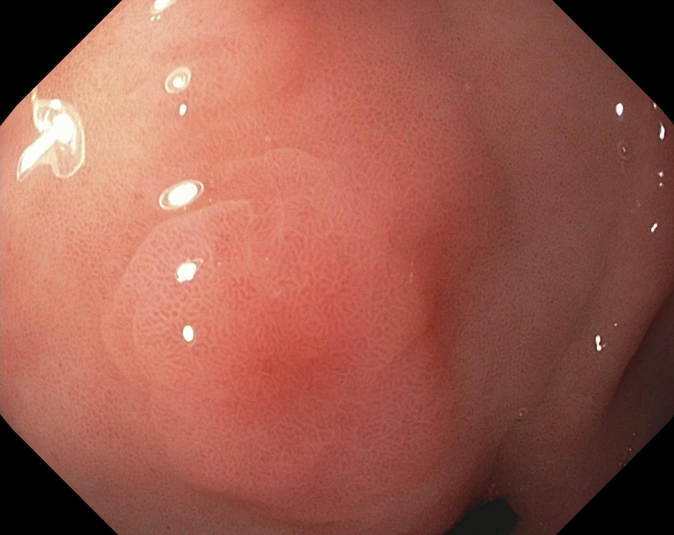
#> input picture dataset/Kvasir-SEG/visualization-example/sample_69_original.jpg, 1348 x 1070 px, given as the content of the folder ek/Downloads/PolypGen2021_MultiCenterData_v3/positive/images, which was not available (shown at 1/2 size)
$ python export_polypgen_external.py
#> lines starting #> are read from the running program, lines starting #| are printed output that depends on the picture; after the words box and inside, x2 and y2 are one past the last pixel; in counts of white or black regions, pixels touching at a corner belong together; pictures that were not available may be replaced by others from this repository, and a replacement may not be noted
"""
export_polypgen_external.py
===========================
Export a sampled PolypGen positive set into the NumPy format used by the prompt
quality experiments.

The exported pred_heatmap is an inference-only saliency/center prior derived
from image appearance and geometry, not from the ground-truth mask.
"""

from __future__ import annotations

import argparse
import csv
import re
from pathlib import Path

import cv2
import numpy as np
from PIL import Image


def center_gaussian(shape: tuple[int, int], sigma: float = 0.35) -> np.ndarray:
    h, w = shape
    yy, xx = np.mgrid[0:h, 0:w]
    cy, cx = (h - 1) / 2.0, (w - 1) / 2.0
    dist2 = ((yy - cy) / max(1, h)) ** 2 + ((xx - cx) / max(1, w)) ** 2
    return np.exp(-dist2 / (2 * sigma ** 2)).astype(np.float32)


def normalize(values: np.ndarray) -> np.ndarray:
    values = values.astype(np.float32)
    lo = float(np.nanmin(values))
    hi = float(np.nanmax(values))
    if not np.isfinite(lo) or not np.isfinite(hi) or hi <= lo:
        return np.zeros_like(values, dtype=np.float32)
    return (values - lo) / (hi - lo)


def saliency_heatmap(image_rgb: np.ndarray) -> np.ndarray:
    lab = cv2.cvtColor(image_rgb, cv2.COLOR_RGB2LAB).astype(np.float32)
    gray = cv2.cvtColor(image_rgb, cv2.COLOR_RGB2GRAY).astype(np.float32)
    blur = cv2.GaussianBlur(gray, (0, 0), 3.0)
    dog = cv2.absdiff(gray, blur)
    sat = lab[..., 1]
    grad_y, grad_x = np.gradient(gray / 255.0)
    grad = np.hypot(grad_y, grad_x)
    heatmap = 0.35 * normalize(dog) + 0.25 * normalize(sat) + 0.20 * normalize(grad) + 0.20 * center_gaussian(gray.shape)
    return normalize(cv2.GaussianBlur(heatmap, (0, 0), 2.0))


def center_name_group(name: str) -> str:
    match = re.match(r"(C\d+|seq\d+)", name)
    return match.group(1) if match else "unknown"


def main():
    parser = argparse.ArgumentParser(description="Export PolypGen subset for external prompt validation")
    parser.add_argument("--polypgen_root", default="/Users/ilaydadilek/Downloads/PolypGen2021_MultiCenterData_v3/positive")
    parser.add_argument("--output_dir", default="endoscopy_guidance/exports/polypgen_external_80")
    parser.add_argument("--max_samples", type=int, default=80)
    parser.add_argument("--image_size", type=int, default=256)
    parser.add_argument("--min_mask_pixels", type=int, default=25)
    parser.add_argument("--seed", type=int, default=123)
    args = parser.parse_args()

    root = Path(args.polypgen_root)
    image_dir = root / "images"
    mask_dir = root / "masks"
    out = Path(args.output_dir)
    out.mkdir(parents=True, exist_ok=True)

    images = sorted([p for p in image_dir.iterdir() if p.suffix.lower() in {".jpg", ".jpeg", ".png"}])
    pairs = [(p, mask_dir / p.name) for p in images if (mask_dir / p.name).exists()]
    if not pairs:
        raise FileNotFoundError(f"No image/mask pairs found under {root}")

    rng = np.random.default_rng(args.seed)
    idx = rng.permutation(len(pairs))
    selected = [pairs[int(i)] for i in idx]

    rows = []
    skipped_empty = 0
    for image_path, mask_path in selected:
        if len(rows) >= args.max_samples:
            break
        count = len(rows)
        sid = f"polypgen_{count:04d}"
        image = np.asarray(Image.open(image_path).convert("RGB").resize((args.image_size, args.image_size), Image.BILINEAR))
        mask = np.asarray(Image.open(mask_path).convert("L").resize((args.image_size, args.image_size), Image.NEAREST))
        gt = (mask > 0).astype(np.uint8)
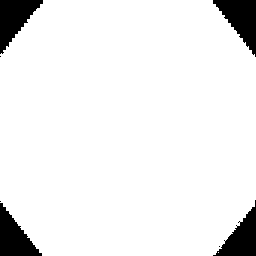
#> gt: shape (256, 256); values 0 (black) and 1 (white), 92.7% white; 7 black regions (3 under 20 px), largest, box (x1, y1, x2, y2) and area: (213, 0, 256, 57) 1264, (0, 0, 43, 54) 1218, (0, 203, 42, 256) 1169, (213, 200, 256, 256) 1108
        if int(gt.sum()) < args.min_mask_pixels:
            skipped_empty += 1
            continue
        heatmap = saliency_heatmap(image)
#> in saliency_heatmap, `grad_y, grad_x = np.gradient(gray / 255.0)`:
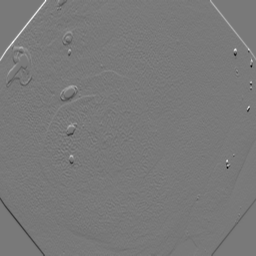
#> grad_y: shape (256, 256) float32; min -0.318, max 0.349, mean -0.0006; drawn with min black and max white
#> in normalize, `lo = float(np.nanmin(values))`: lo = 0
#> in normalize, `hi = float(np.nanmax(values))`: hi = 146.1
#> in normalize (call 2), `lo = float(np.nanmin(values))`: lo = 123
#> in normalize (call 2), `hi = float(np.nanmax(values))`: hi = 174
#> in normalize (call 2), `return (values - lo) / (hi - lo)`:
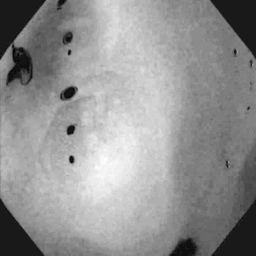
#> returned value: shape (256, 256) float32; min 0, max 1, mean 0.573
#> in center_gaussian, `h, w = shape`: h = 256
#> in center_gaussian, `yy, xx = np.mgrid[0:h, 0:w]`:
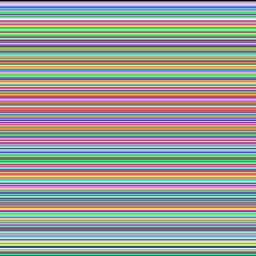
#> yy: shape (256, 256) int64; 256 distinct labels, from 0 to 255; one colour per label, 0 black
#> in center_gaussian, `yy, xx = np.mgrid[0:h, 0:w]`:
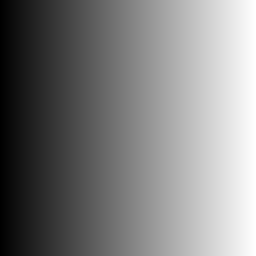
#> xx: shape (256, 256) int64; min 0, max 255, mean 127.5
#> in center_gaussian, `cy, cx = (h - 1) / 2.0, (w - 1) / 2.0`: cy = 127.5
#> in saliency_heatmap, `heatmap = 0.35 * normalize(dog) + 0.25 * normalize(sat) + 0.20 * norma..`:
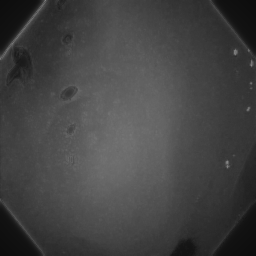
#> heatmap: shape (256, 256) float32; min 0.0509, max 0.52, mean 0.265
        pred_mask = (heatmap >= np.quantile(heatmap, 0.85)).astype(np.uint8)
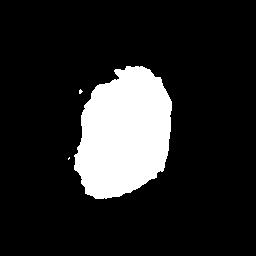
#> pred_mask: shape (256, 256); values 0 (black) and 1 (white), 15% white; 3 white regions (2 under 20 px), largest, box (x1, y1, x2, y2) and area: (74, 66, 172, 199) 9814

        np.save(out / f"image_{sid}.npy", image)
        np.save(out / f"gt_mask_{sid}.npy", gt)
        np.save(out / f"pred_heatmap_{sid}.npy", heatmap.astype(np.float32))
        np.save(out / f"pred_mask_{sid}.npy", pred_mask)
        rows.append({
            "sample_id": sid,
            "source_file": image_path.name,
            "source_mask": mask_path.name,
            "source_group": center_name_group(image_path.name),
            "mask_pixels": int(gt.sum()),
        })

    with (out / "export_summary.csv").open("w", newline="") as f:
        writer = csv.DictWriter(f, fieldnames=["sample_id", "source_file", "source_mask", "source_group", "mask_pixels"])
        writer.writeheader()
        writer.writerows(rows)
    print(f"[saved] {out} samples={len(rows)} skipped_empty={skipped_empty}")
#| [saved] endoscopy_guidance/exports/polypgen_external_80 samples=1 skipped_empty=0


if __name__ == "__main__":
    main()

$ run again, on dataset/Kvasir-SEG/visualization-example/sample_403_overlay.jpg
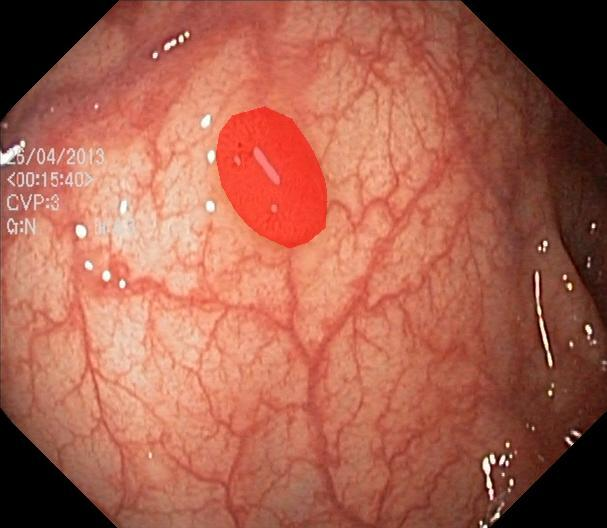
#> input picture dataset/Kvasir-SEG/visualization-example/sample_403_overlay.jpg, 607 x 528 px, given as the content of the folder ek/Downloads/PolypGen2021_MultiCenterData_v3/positive/images, which was not available
#> in main, `gt = (mask > 0).astype(np.uint8)`:
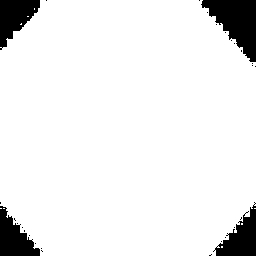
#> gt: shape (256, 256); values 0 (black) and 1 (white), 91.9% white; 29 black regions (25 under 20 px), largest, box (x1, y1, x2, y2) and area: (201, 0, 256, 62) 1885, (0, 0, 40, 50) 1160, (213, 202, 256, 256) 1142, (0, 206, 40, 256) 1113
#> lo = 0
#> hi = 163.7
#> h = 256
#> yy: shape (256, 256) int64; 256 distinct labels, from 0 to 255
#> cy = 127.5
#> in main, `pred_mask = (heatmap >= np.quantile(heatmap, 0.85)).astype(np.uint8)`:
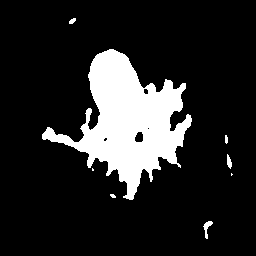
#> pred_mask: shape (256, 256); values 0 (black) and 1 (white), 15% white; 8 white regions (3 under 20 px), largest, box (x1, y1, x2, y2) and area: (42, 49, 192, 200) 9630, (203, 221, 213, 239) 73, (227, 154, 232, 169) 49, (69, 18, 76, 24) 29, (225, 135, 228, 144) 23
#| [saved] endoscopy_guidance/exports/polypgen_external_80 samples=1 skipped_empty=0

$ run again, on dataset/Kvasir-SEG/visualization-example/sample_4_overlay.jpg
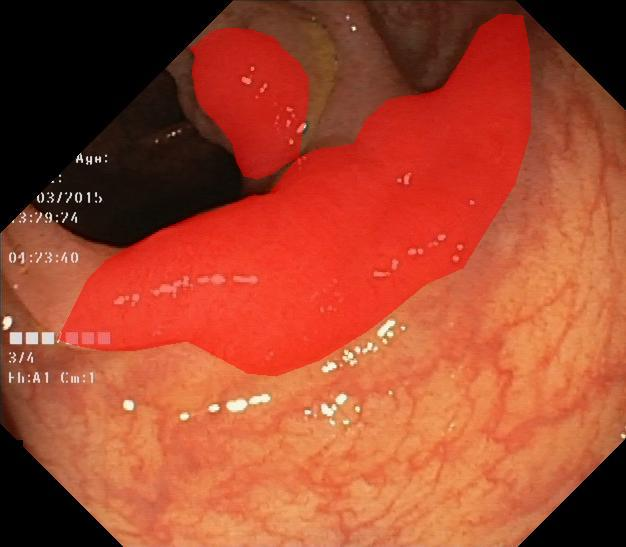
#> input picture dataset/Kvasir-SEG/visualization-example/sample_4_overlay.jpg, 626 x 547 px, given as the content of the folder ek/Downloads/PolypGen2021_MultiCenterData_v3/positive/images, which was not available
#> in main, `gt = (mask > 0).astype(np.uint8)`:
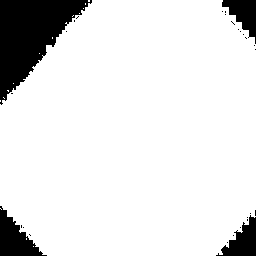
#> gt: shape (256, 256); values 0 (black) and 1 (white), 88.5% white; 28 black regions (24 under 20 px), largest, box (x1, y1, x2, y2) and area: (0, 0, 92, 105) 4792, (0, 206, 47, 256) 1130, (216, 215, 256, 256) 825, (222, 0, 256, 44) 760
#> lo = 0
#> hi = 124.9
#> h = 256
#> yy: shape (256, 256) int64; 256 distinct labels, from 0 to 255
#> cy = 127.5
#> in main, `pred_mask = (heatmap >= np.quantile(heatmap, 0.85)).astype(np.uint8)`:
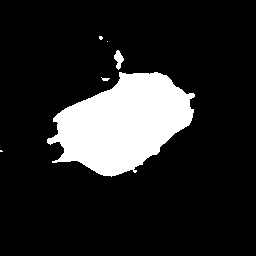
#> pred_mask: shape (256, 256); values 0 (black) and 1 (white), 15% white; 6 white regions (3 under 20 px), largest, box (x1, y1, x2, y2) and area: (47, 72, 195, 177) 9680, (114, 50, 124, 70) 111, (101, 77, 110, 81) 21
#| [saved] endoscopy_guidance/exports/polypgen_external_80 samples=1 skipped_empty=0
